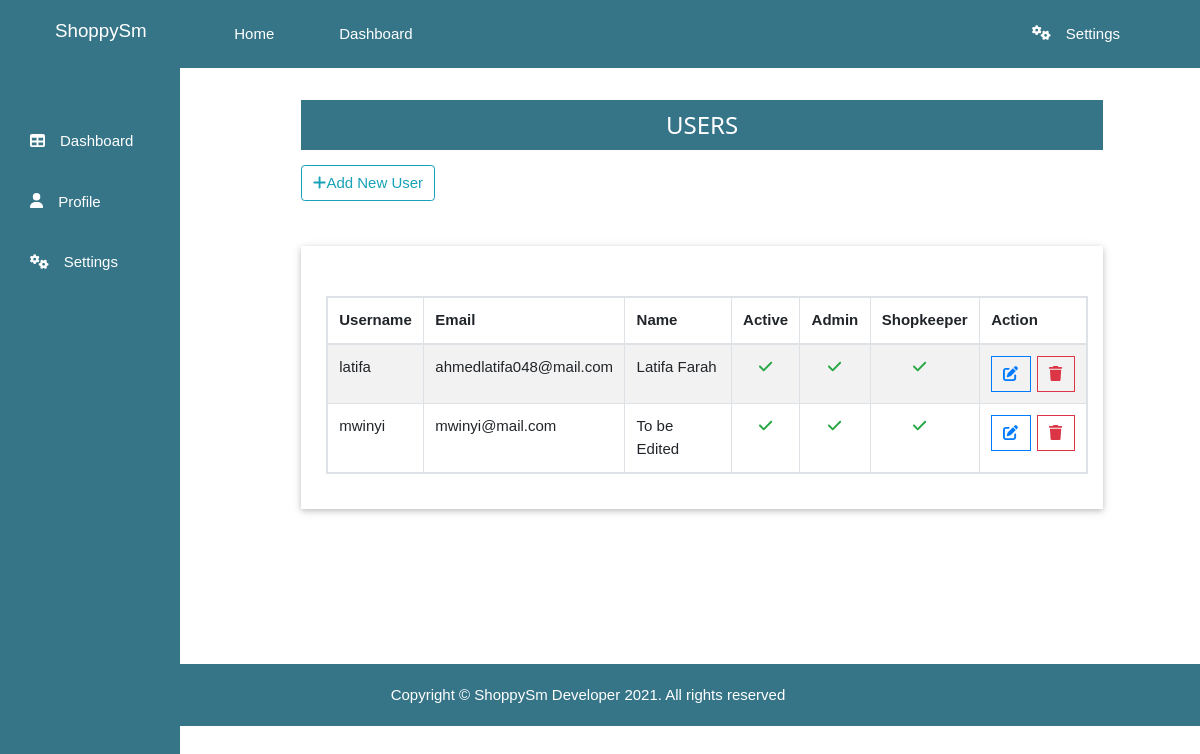
Screenshot of /accounts/admin/all-users (signed in) with the database file from the repository.
### accounts/models.py (models this page shows, shortened)
class CustomUser(AbstractBaseUser):
    username = models.CharField(
        max_length=100,
        validators = [
            RegexValidator( regex = USERNAME_REGEX,
                            message = 'Username must be alphanumeric or contain numbers',
                            code='Invalid_username'
                            )],
        unique = True
    )
    email = models.EmailField(
        verbose_name='Email Address',
        max_length=255,
        unique=True,
    )
    first_name = models.CharField(max_length=100)
    last_name = models.CharField(max_length=100)
    is_active = models.BooleanField(default=True)
    is_superuser = models.BooleanField(default=False)
    is_admin = models.BooleanField(default=False)
    is_shopkeeper = models.BooleanField(default=False)
    objects = CustomUserManager()
    USERNAME_FIELD = 'username'
    REQUIRED_FIELDS = [ 'email', 'first_name','last_name']

### accounts/views.py (the view, shortened to what this page needs)
# urls.py: path('admin/all-users', views.allUsers, name = 'all-users'),
@login_required
@admin_login_required
def allUsers(request):
    users = CustomUser.objects.all()
    query = request.GET.get("q")
    context = {
        'users': users
    }
    myTemplate = 'accounts/allUsers.html'
    return render(request, myTemplate, context)

### accounts/templates/accounts/allUsers.html (shortened to what this page needs)
{% extends 'accounts/base.html' %}
{% block content %}
<div class="outer-container">
  <div class="container">
    <div class="row">
      <div class="contents">
        <div class="col-md-12">
          <div class="heading">
            <h3>USERS</h3>
          </div>
          <div class="mt-3 w3-hide-small">
            <a href="{% url 'add-user' %}" class="btn btn-outline-info"> <i class="fa fa-plus "></i>Add New User</a>
          </div>
          {% if users %}
            <div class="w3-card mt-5">
              <table id="table-u" class="table table-responsive table-bordered table-striped table-hover">
                <thead>
                  <tr>
                    <th>Username</th>
                    <th>Email</th>
                    <th>Name</th>
                    <th>Active</th>
                    <th>Admin</th>
                    <th>Shopkeeper</th>
                    <th>Action</th>
              </tr>
            </thead>
              <tbody>
                  {% for user in users %}
                    {% if not user.is_superuser %}
                      <tr>
                        <td>{{ user.username }}</td>
                        <td>{{ user.email }} </td>
                        <td>{{ user.first_name }} {{ user.last_name }}</td>
                        <td class="text-center">
                          {% if  user.is_active  == True %}
                            <i class="fa fa-check text-success"></i>
                          {% else %}
                            <i class="fa fa-window-close text-danger"></i>
                          {% endif %}
                        </td>
                        <td class="text-center">
                          {% if  user.is_admin  == True %}
                          <i class="fa fa-check text-success"></i>
                          {% else %}
                          <i class="fa fa-window-close text-danger"></i>
                          {% endif %}
                        </td>
                        <td class="pr-4 text-center">
                          {% if  user.is_shopkeeper  == True %}
                            <i class="fa fa-check text-success"></i>
                          {% else %}
                            <i class="fa fa-window-close text-danger"></i>
                          {% endif %}
                        </td>
                        <td class="text-center">
                          <div class="btn-group" role="group" aria-label="Basic example">
                            <a href="{% url 'update-user' user.id %}" type="button" class="btn btn-outline-primary mr-2"><i class="fa fa-edit"></i></a>
                            <a href="{% url 'delete-user' user.id %}" onclick="return confirm('Seriously Delete this!?');" type="button" class="btn btn-outline-danger"><i class="fa fa-trash"></i></a>
                            </div>
                        </td>
                      </tr>
                      {% endif   %}
                  {% endfor %}
              </tbody>
            </table>
          </div>
          {% else %}
          <h1>Ooopps!! No Users loaded!</h1>
          {% endif %}
        </div>
      </div>
    </div>
  </div>
</div>
{% endblock %}

### istock_app/static/css/w3.css (style rules this page uses)
html { box-sizing:border-box }
*,*:before,*:after { box-sizing:inherit }
html { -ms-text-size-adjust:100%;-webkit-text-size-adjust:100% }
body { margin:0 }
a { background-color:transparent }
button,[type=button],[type=reset],[type=submit] { -webkit-appearance:button }
html,body { font-family:Verdana,sans-serif;font-size:15px;line-height:1.5 }
html { overflow-x:hidden }
h3 { font-size:24px }
h1,h2,h3,h4,h5,h6 { font-family:"Segoe UI",Arial,sans-serif;font-weight:400;margin:10px 0 }
a { color:inherit }
.w3-card,.w3-card-2 { box-shadow:0 2px 5px 0 rgba(0,0,0,0.16),0 2px 10px 0 rgba(0,0,0,0.12) }

### istock_app/static/style.css (style rules this page uses)
body { --background : #367588; --hover : #adc6f0; --text : #fff; --linkNavTop: 40px; --decor: none; font-family: "Montserrat", sans-serif; }
body a { text-decoration: var(--decor); }
.w3-card { padding: 20px ; }
.outer-container .contents { padding: 60px 40px; width: 80%; position:relative; left: 18vw; }
.outer-container .contents .heading { margin-top: 40px; margin-bottom: 10px; text-align: center; padding: 1px 0px; background: var(--background); height:50px; border: 0px solid #0e0e0e; color: var(--text); }
.outer-container .row .contents table { margin-top: 30px; margin-left: 5px; }
.outer-container .row .contents table .btn { border-radius: 0px; }

### rows the page displays
CustomUser: username "latifa", email "ahmedlatifa048@mail.com", first_name "Latifa", last_name "Farah", is_active True (drawn), is_admin True (drawn), is_shopkeeper True (drawn)
CustomUser: username "mwinyi", email "mwinyi@mail.com", first_name "To be", last_name "Edited", is_active True (drawn), is_admin True (drawn), is_shopkeeper True (drawn)
